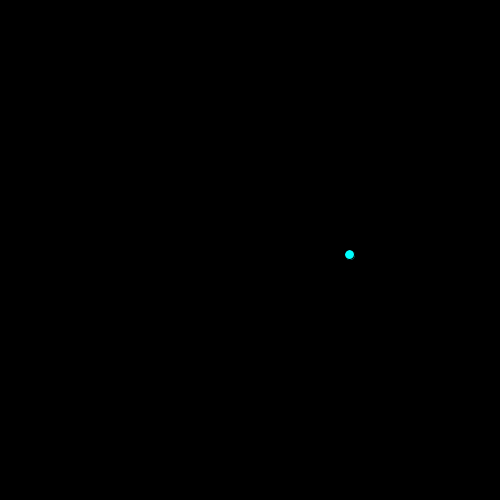
Frame 1 (no input)
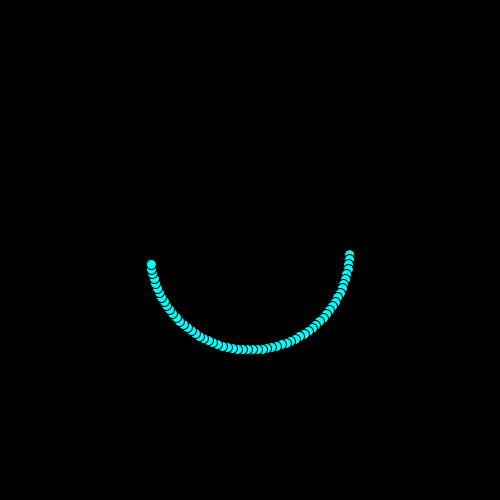
Frame 60 (the mouse pressed at the canvas centre just before this capture)
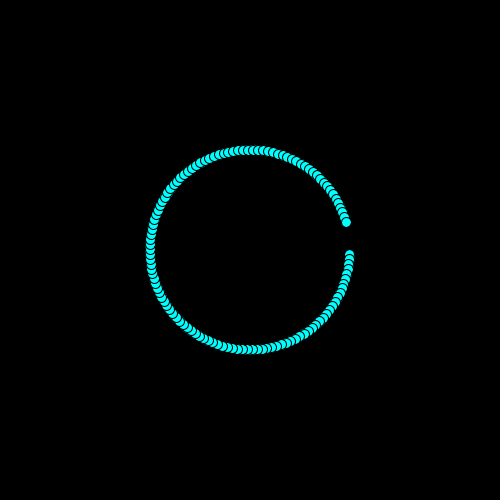
Frame 120 (the mouse held since frame 60 and released just before this capture)

The Processing sketch that drew these frames (run headless with seeded random() and noise(); from frame 60 on, the mouse is pressed at the canvas centre):

// Processing sketch: sinandcos
// ── sinandcos.pde
float r = 100;
float theta = 0;
float speed = 0.05;
//int speed = 10;

void setup () {

  size (500, 500);
  background (0);
}

void draw () {

  fill(0, 10);
  
  println(frameCount);
  float x = r * cos(frameCount*speed);
  float y = r * sin(frameCount*speed);

  fill (0, 255, 255);

  ellipse (x+width/2, y+height/2, 10, 10);

  theta += 0.05;
}
